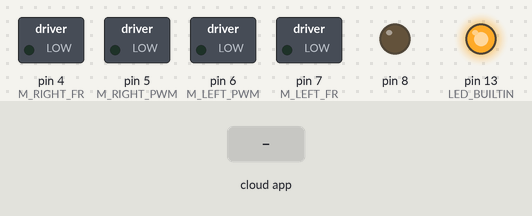
The program below on a simulated Arduino Uno, built with avr-gcc and run on an emulated ATmega328P. On the bench: switched loads named in the program (green lamp = pin HIGH), output pins drawn as LEDs (lit = HIGH). The test bench sets the inputs (shaded band). The ROS host is connected and sends only what is stated.

Above: at 1.2 s.
1.3 s: the phone or cloud app sets wheel_power_right to 0
At 1.9 s:
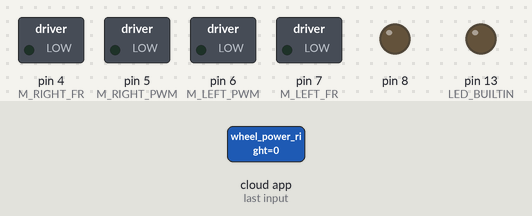
2.8 s: the phone or cloud app sets wheel_power_left to -100
At 4.0 s:
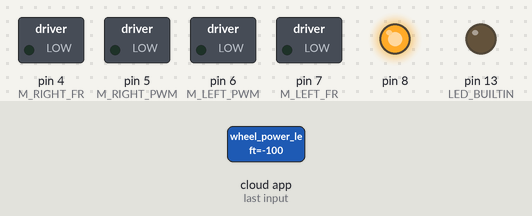
4.3 s: the phone or cloud app sets wheel_power_right to -100
At 5.3 s:
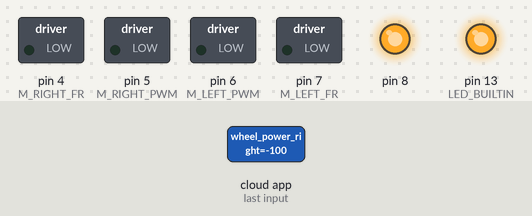
5.8 s: the phone or cloud app sets wheel_power_left to 0
At 6.5 s:
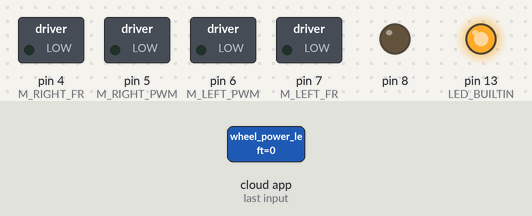
7.3 s: the phone or cloud app sets wheel_power_left to 100
At 7.6 s:
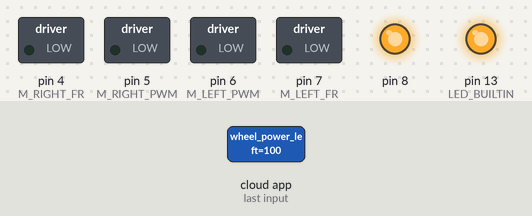
Timing chart, 0 to 9.8 s (numbered marks = the images above; inputs shaded):
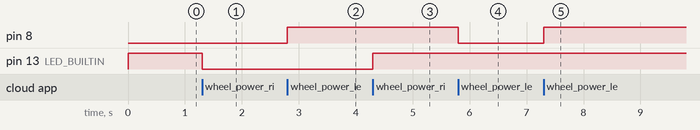

The program:

main.cpp
```cpp
#include <ros.h>
#include "Arduino.h"

#include <std_msgs/Float32.h>

ros::NodeHandle nh;

#ifndef LED_BUILTIN
#define LED_BUILTIN 13
#endif

#define M_LEFT_PWM 6
#define M_LEFT_FR 7
#define M_RIGHT_PWM 5
#define M_RIGHT_FR 4

// L298N
#define enA 13
#define in1 12
#define in2 11

#define enB 8
#define in3 10
#define in4 9

void turnWheel(const std_msgs::Float32 &wheel_power,
               unsigned int pwm_pin,
               unsigned int fr_pin)
{
    int a, b, e;

    float factor = max(min(wheel_power.data, 1.0f), -1.0f);
    if (fr_pin ==  M_RIGHT_FR) // Motor A
    {
        a = in1;
        b = in2;
        e = enA;
    }
    else // Motor B
    {
        a = in3;
        b = in4;
        e = enB;
    }

    if (factor >= 0)
    {
        //digitalWrite(fr_pin, LOW);
        //analogWrite(pwm_pin, (unsigned int)(255 * factor));
        digitalWrite(a, HIGH);
        digitalWrite(b, LOW);
        analogWrite(e, (unsigned int)(255 * factor));
    }
    else
    {
        //digitalWrite(fr_pin, HIGH);
        //analogWrite(pwm_pin, (unsigned int)(255 * (1.0f + factor)));
        digitalWrite(a, LOW);
        digitalWrite(b, HIGH);
        //analogWrite(e, (unsigned int)(255 * (1.0f + factor)));
        analogWrite(e, (unsigned int)(255 * abs(factor) ));
    }
}
void rightWheelCb(const std_msgs::Float32 &wheel_power)
{
    nh.loginfo("Wheel Power - Right");
    //char result[8];
    //dtostrf(wheel_power.data, 6, 2, result);
    //nh.loginfo(result);
    turnWheel(wheel_power, M_RIGHT_PWM, M_RIGHT_FR);
}
void leftWheelCb(const std_msgs::Float32 &wheel_power)
{
    nh.loginfo("Wheel Power - Left");
    turnWheel(wheel_power, M_LEFT_PWM, M_LEFT_FR);
}
ros::Subscriber<std_msgs::Float32> sub_right("wheel_power_right",
                                             &rightWheelCb);
ros::Subscriber<std_msgs::Float32> sub_left("wheel_power_left",
                                            &leftWheelCb);

void setup()
{
    // initialize LED digital pin as an output.
    pinMode(LED_BUILTIN, OUTPUT);
    digitalWrite(LED_BUILTIN, HIGH);

    pinMode(M_LEFT_PWM, OUTPUT);
    pinMode(M_LEFT_FR, OUTPUT);
    pinMode(M_RIGHT_PWM, OUTPUT);
    pinMode(M_RIGHT_FR, OUTPUT);

    // Init motors to stop
    digitalWrite(M_LEFT_FR, LOW);
    digitalWrite(M_RIGHT_FR, LOW);
    analogWrite(M_LEFT_PWM, 0);
    analogWrite(M_RIGHT_PWM, 0);

    nh.initNode();
    nh.subscribe(sub_right);
    nh.subscribe(sub_left);
}

void loop()
{
    //nh.loginfo("Log Me");
    nh.spinOnce();

    // wait for a second
    //delay(1000);
}
```

Measured:
- after the input at 1.3 s, pin 13 (LED_BUILTIN): HIGH → LOW at once
- after the input at 2.8 s, pin 8: LOW → HIGH at once
- after the input at 4.3 s, pin 13 (LED_BUILTIN): LOW → HIGH at once
- after the input at 5.8 s, pin 8: HIGH → LOW at once
- after the input at 7.3 s, pin 8: LOW → HIGH at once
